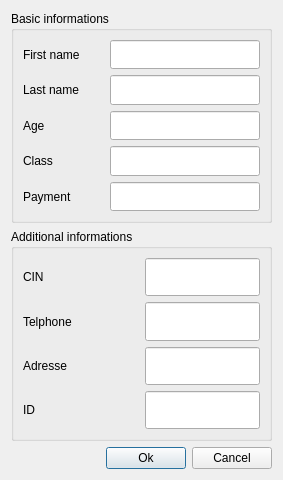
<?xml version="1.0" encoding="UTF-8"?>
<ui version="4.0">
 <class>Student_information</class>
 <widget class="QDialog" name="Student_information">
  <property name="geometry">
   <rect>
    <x>0</x>
    <y>0</y>
    <width>283</width>
    <height>480</height>
   </rect>
  </property>
  <property name="windowTitle">
   <string>Esprit-RP : Student information</string>
  </property>
  <property name="styleSheet">
   <string notr="true"/>
  </property>
  <layout class="QVBoxLayout" name="verticalLayout_3">
   <item>
    <layout class="QVBoxLayout" name="verticalLayout_2">
     <item>
      <layout class="QHBoxLayout" name="horizontalLayout_5">
       <item>
        <widget class="QSplitter" name="splitter">
         <property name="orientation">
          <enum>Qt::Vertical</enum>
         </property>
         <widget class="QGroupBox" name="BasicInformations">
          <property name="title">
           <string>Basic informations</string>
          </property>
          <layout class="QVBoxLayout" name="verticalLayout">
           <item>
            <layout class="QHBoxLayout" name="horizontalLayout">
             <item>
              <widget class="QLabel" name="label_firstName">
               <property name="text">
                <string>First name </string>
               </property>
              </widget>
             </item>
             <item>
              <widget class="QLineEdit" name="Line_firstName">
               <property name="sizePolicy">
                <sizepolicy hsizetype="Preferred" vsizetype="Preferred">
                 <horstretch>0</horstretch>
                 <verstretch>0</verstretch>
                </sizepolicy>
               </property>
               <property name="minimumSize">
                <size>
                 <width>150</width>
                 <height>0</height>
                </size>
               </property>
              </widget>
             </item>
            </layout>
           </item>
           <item>
            <layout class="QHBoxLayout" name="horizontalLayout_2">
             <item>
              <widget class="QLabel" name="Label_Lastname">
               <property name="text">
                <string>Last name</string>
               </property>
              </widget>
             </item>
             <item>
              <widget class="QLineEdit" name="Line_lastName">
               <property name="sizePolicy">
                <sizepolicy hsizetype="Preferred" vsizetype="Preferred">
                 <horstretch>0</horstretch>
                 <verstretch>0</verstretch>
                </sizepolicy>
               </property>
               <property name="minimumSize">
                <size>
                 <width>150</width>
                 <height>0</height>
                </size>
               </property>
              </widget>
             </item>
            </layout>
           </item>
           <item>
            <layout class="QHBoxLayout" name="horizontalLayout_7">
             <item>
              <widget class="QLabel" name="Label_Age">
               <property name="text">
                <string>Age</string>
               </property>
              </widget>
             </item>
             <item>
              <widget class="QLineEdit" name="Line_Age">
               <property name="sizePolicy">
                <sizepolicy hsizetype="Preferred" vsizetype="Preferred">
                 <horstretch>0</horstretch>
                 <verstretch>0</verstretch>
                </sizepolicy>
               </property>
               <property name="minimumSize">
                <size>
                 <width>150</width>
                 <height>0</height>
                </size>
               </property>
              </widget>
             </item>
            </layout>
           </item>
           <item>
            <layout class="QHBoxLayout" name="horizontalLayout_8">
             <item>
              <widget class="QLabel" name="Label_Class">
               <property name="text">
                <string>Class</string>
               </property>
              </widget>
             </item>
             <item>
              <widget class="QLineEdit" name="Line_Class">
               <property name="sizePolicy">
                <sizepolicy hsizetype="Preferred" vsizetype="Preferred">
                 <horstretch>0</horstretch>
                 <verstretch>0</verstretch>
                </sizepolicy>
               </property>
               <property name="minimumSize">
                <size>
                 <width>150</width>
                 <height>0</height>
                </size>
               </property>
               <property name="autoFillBackground">
                <bool>false</bool>
               </property>
               <property name="dragEnabled">
                <bool>false</bool>
               </property>
               <property name="readOnly">
                <bool>false</bool>
               </property>
               <property name="clearButtonEnabled">
                <bool>false</bool>
               </property>
              </widget>
             </item>
            </layout>
           </item>
           <item>
            <layout class="QHBoxLayout" name="horizontalLayout_9">
             <item>
              <widget class="QLabel" name="label_payment">
               <property name="text">
                <string>Payment</string>
               </property>
              </widget>
             </item>
             <item>
              <widget class="QLineEdit" name="line_Payment">
               <property name="sizePolicy">
                <sizepolicy hsizetype="Preferred" vsizetype="Preferred">
                 <horstretch>0</horstretch>
                 <verstretch>0</verstretch>
                </sizepolicy>
               </property>
               <property name="minimumSize">
                <size>
                 <width>150</width>
                 <height>0</height>
                </size>
               </property>
              </widget>
             </item>
            </layout>
           </item>
          </layout>
         </widget>
        </widget>
       </item>
      </layout>
     </item>
     <item>
      <widget class="QGroupBox" name="Additionalinformation">
       <property name="sizePolicy">
        <sizepolicy hsizetype="Preferred" vsizetype="Expanding">
         <horstretch>0</horstretch>
         <verstretch>0</verstretch>
        </sizepolicy>
       </property>
       <property name="minimumSize">
        <size>
         <width>0</width>
         <height>200</height>
        </size>
       </property>
       <property name="title">
        <string>Additional informations</string>
       </property>
       <layout class="QHBoxLayout" name="horizontalLayout_6">
        <item>
         <layout class="QHBoxLayout" name="horizontalLayout_4">
          <item>
           <layout class="QVBoxLayout" name="verticalLayout_4">
            <item>
             <widget class="QLabel" name="label_CIN">
              <property name="sizePolicy">
               <sizepolicy hsizetype="Preferred" vsizetype="Preferred">
                <horstretch>0</horstretch>
                <verstretch>0</verstretch>
               </sizepolicy>
              </property>
              <property name="text">
               <string>CIN</string>
              </property>
             </widget>
            </item>
            <item>
             <widget class="QLabel" name="label_Telephone">
              <property name="sizePolicy">
               <sizepolicy hsizetype="Preferred" vsizetype="Preferred">
                <horstretch>0</horstretch>
                <verstretch>0</verstretch>
               </sizepolicy>
              </property>
              <property name="text">
               <string>Telphone</string>
              </property>
             </widget>
            </item>
            <item>
             <widget class="QLabel" name="label_Adresse">
              <property name="sizePolicy">
               <sizepolicy hsizetype="Preferred" vsizetype="Preferred">
                <horstretch>0</horstretch>
                <verstretch>0</verstretch>
               </sizepolicy>
              </property>
              <property name="text">
               <string>Adresse</string>
              </property>
             </widget>
            </item>
            <item>
             <widget class="QLabel" name="label_ID">
              <property name="sizePolicy">
               <sizepolicy hsizetype="Preferred" vsizetype="Preferred">
                <horstretch>0</horstretch>
                <verstretch>0</verstretch>
               </sizepolicy>
              </property>
              <property name="text">
               <string>ID</string>
              </property>
             </widget>
            </item>
           </layout>
          </item>
          <item>
           <layout class="QVBoxLayout" name="verticalLayout_5">
            <item>
             <widget class="QLineEdit" name="line_CIN">
              <property name="sizePolicy">
               <sizepolicy hsizetype="Preferred" vsizetype="Preferred">
                <horstretch>0</horstretch>
                <verstretch>0</verstretch>
               </sizepolicy>
              </property>
             </widget>
            </item>
            <item>
             <widget class="QLineEdit" name="line_Telephone">
              <property name="sizePolicy">
               <sizepolicy hsizetype="Preferred" vsizetype="Preferred">
                <horstretch>0</horstretch>
                <verstretch>0</verstretch>
               </sizepolicy>
              </property>
             </widget>
            </item>
            <item>
             <widget class="QLineEdit" name="line_Adresse">
              <property name="sizePolicy">
               <sizepolicy hsizetype="Preferred" vsizetype="Preferred">
                <horstretch>0</horstretch>
                <verstretch>0</verstretch>
               </sizepolicy>
              </property>
             </widget>
            </item>
            <item>
             <widget class="QLineEdit" name="line_ID">
              <property name="sizePolicy">
               <sizepolicy hsizetype="Preferred" vsizetype="Preferred">
                <horstretch>0</horstretch>
                <verstretch>0</verstretch>
               </sizepolicy>
              </property>
             </widget>
            </item>
           </layout>
          </item>
         </layout>
        </item>
       </layout>
      </widget>
     </item>
    </layout>
   </item>
   <item>
    <layout class="QHBoxLayout" name="horizontalLayout_3">
     <item>
      <spacer name="horizontalSpacer_4">
       <property name="orientation">
        <enum>Qt::Horizontal</enum>
       </property>
       <property name="sizeHint" stdset="0">
        <size>
         <width>40</width>
         <height>20</height>
        </size>
       </property>
      </spacer>
     </item>
     <item>
      <widget class="QPushButton" name="ok">
       <property name="sizePolicy">
        <sizepolicy hsizetype="Preferred" vsizetype="Preferred">
         <horstretch>0</horstretch>
         <verstretch>0</verstretch>
        </sizepolicy>
       </property>
       <property name="text">
        <string>Ok</string>
       </property>
      </widget>
     </item>
     <item>
      <widget class="QPushButton" name="cancel">
       <property name="sizePolicy">
        <sizepolicy hsizetype="Preferred" vsizetype="Preferred">
         <horstretch>0</horstretch>
         <verstretch>0</verstretch>
        </sizepolicy>
       </property>
       <property name="text">
        <string>Cancel</string>
       </property>
      </widget>
     </item>
    </layout>
   </item>
  </layout>
 </widget>
 <resources/>
 <connections/>
</ui>
